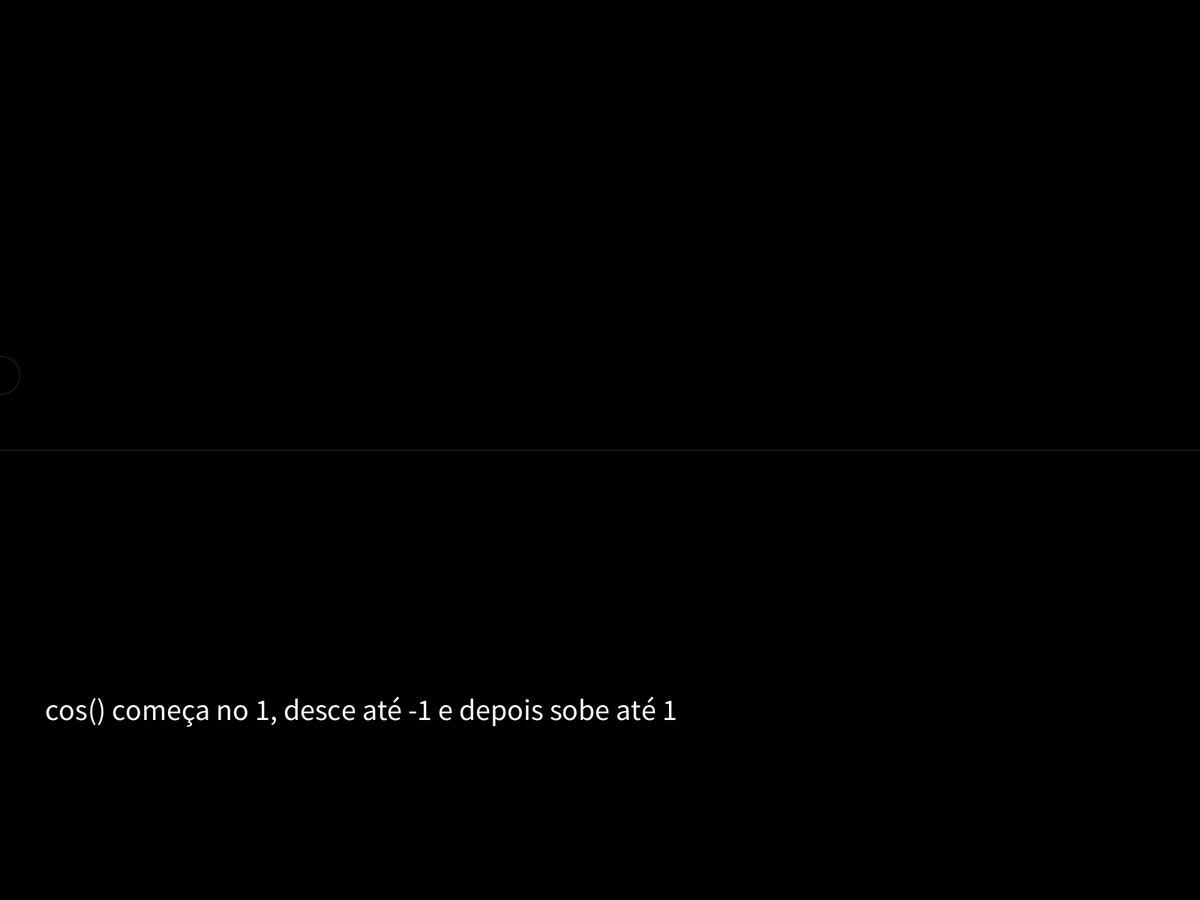
Frame 1 (no input)
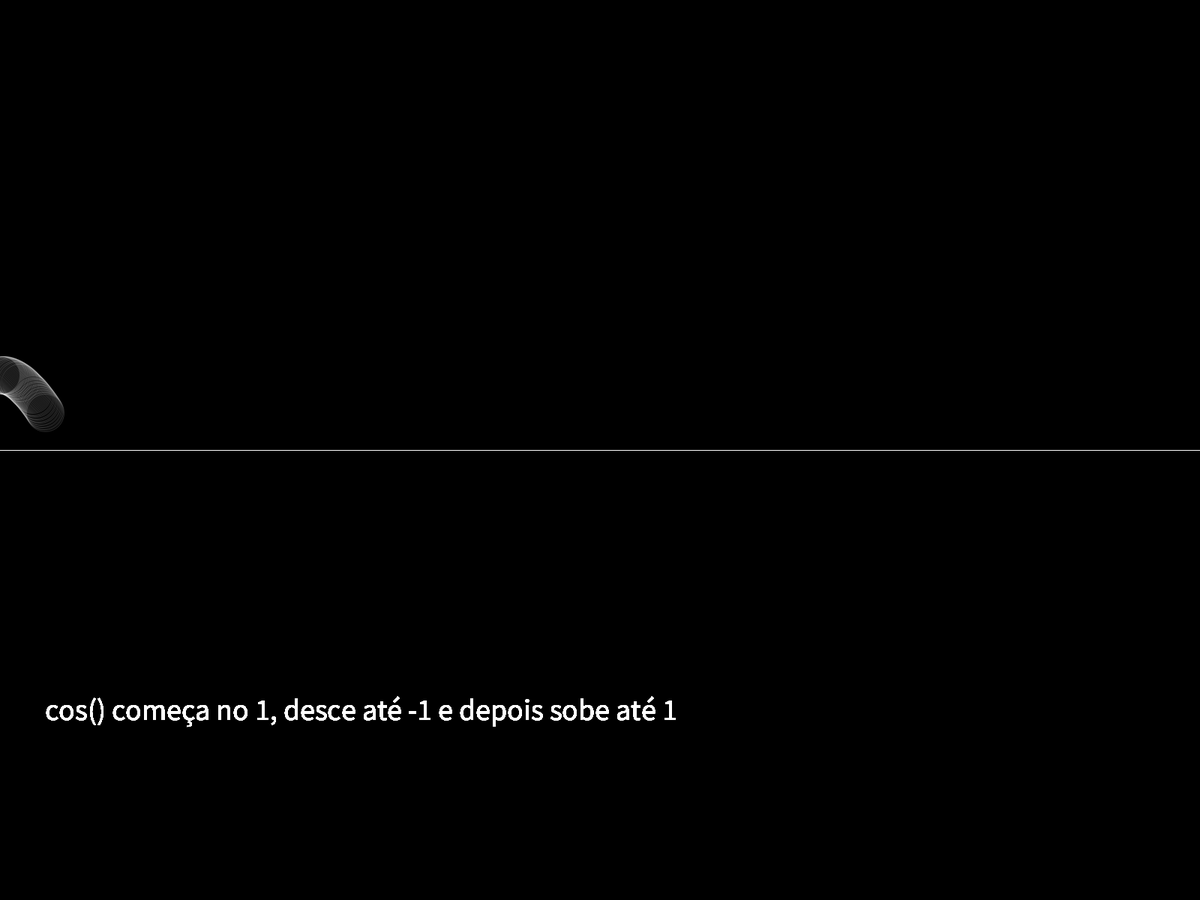
Frame 60 (the mouse pressed at the canvas centre just before this capture)
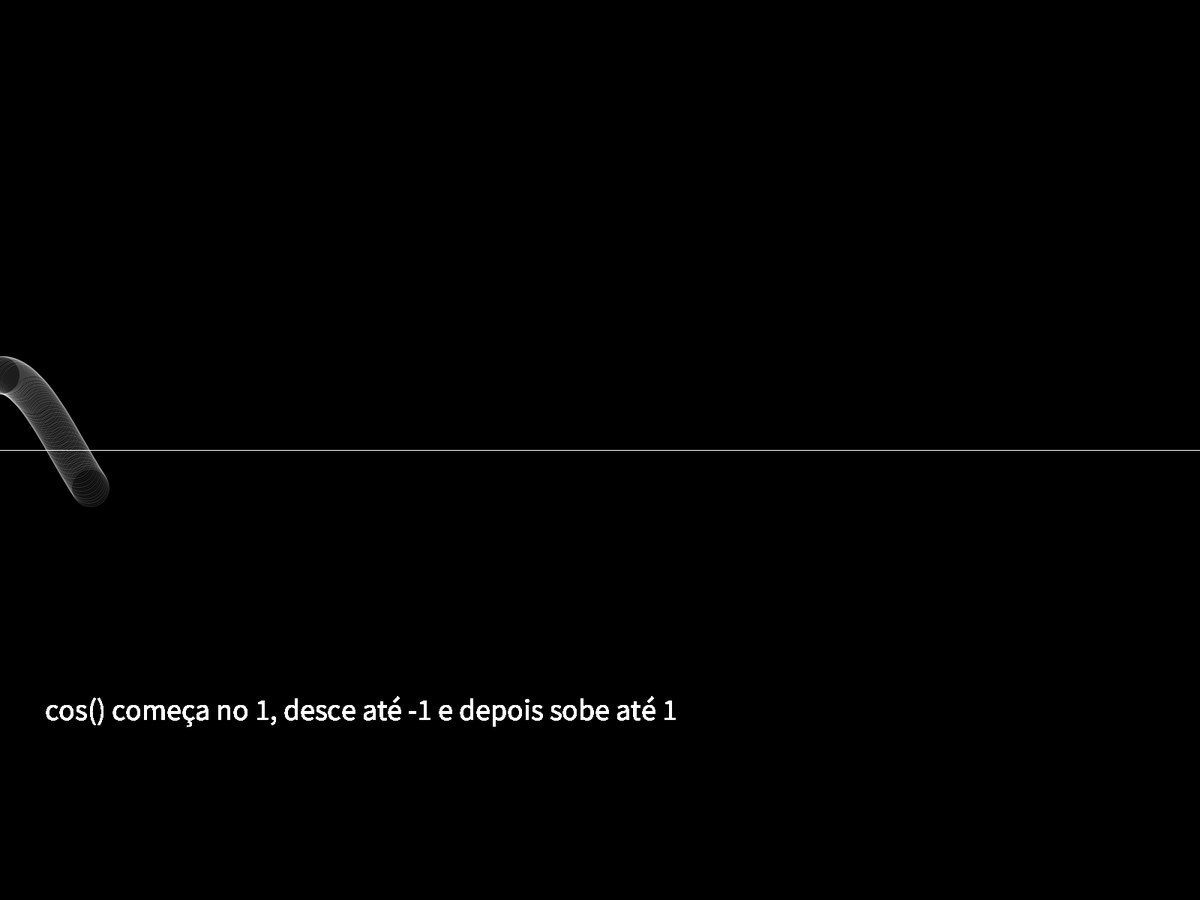
Frame 120 (the mouse held since frame 60 and released just before this capture)

The Processing sketch that drew these frames (run headless with seeded random() and noise(); from frame 60 on, the mouse is pressed at the canvas centre):

// Processing sketch: mySketch
// ── mySketch.pde
// Poliphonia Media Lab, 14 de agosto de 2018

// https://processing.org/reference/cos_.html

void setup() {
  fullScreen();
  background(0);
	noFill();
  stroke(27,36,79,40);
}

void draw(){
	noFill();
	stroke(255,40);
	line(0,height/2,width,height/2);
	
	textAlign(LEFT);
	textSize(40);
	text("cos() começa no 1, desce até -1 e depois sobe até 1", 60, height+60-height/4);
	
	//move the coordinate system to left middle
  translate(0, height/2);

  ellipse(frameCount, cos(radians(frameCount)) * -100, 50, 50);
}
